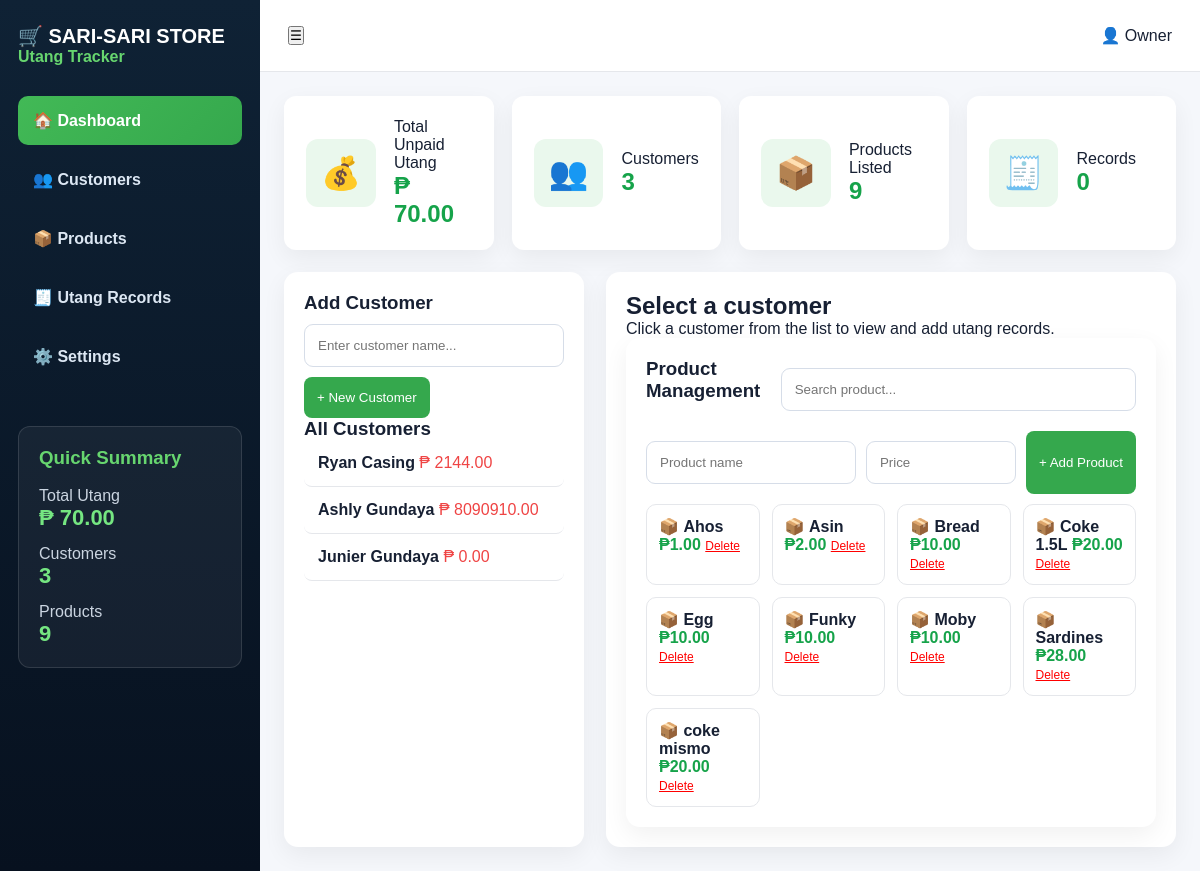
The app's page /customer/5 with its own data.
### tables this page shows
CREATE TABLE customers (
        id INTEGER PRIMARY KEY AUTOINCREMENT,
        name TEXT NOT NULL
    );

CREATE TABLE products (
        id INTEGER PRIMARY KEY AUTOINCREMENT,
        name TEXT NOT NULL,
        price REAL NOT NULL
    );

### app.py (the view)
@app.route("/customer/<int:id>")
@app.route("/customer/<int:id>")
def customer(id):
    conn = get_db()
    cursor = conn.cursor()
    customers = get_customers(cursor)
    cursor.execute("SELECT * FROM products ORDER BY name")
    products = cursor.fetchall()
    cursor.execute("SELECT * FROM customers WHERE id=?", (id,))
    selected_customer = cursor.fetchone()
    cursor.execute("SELECT * FROM utang WHERE customer_id=? ORDER BY id DESC", (id,))
    utang_list = cursor.fetchall()
    cursor.execute("""
        SELECT COALESCE(SUM(total), 0)
        FROM utang
        WHERE customer_id=? AND status='UNPAID'
    """, (id,))
    selected_total = cursor.fetchone()[0]
    cursor.execute("""
        SELECT COALESCE(SUM(total), 0)
        FROM utang
        WHERE status='UNPAID'
    """)
    total_utang = cursor.fetchone()[0]
    conn.close()
    return render_template(
        "index.html",
        customers=customers,
        products=products,
        total_utang=total_utang,
        selected_customer=selected_customer,
        utang_list=utang_list,
        selected_total=selected_total
    )

### app.py (called while the page is built)
def get_db():
    return sqlite3.connect("database.db")

def get_customers(cursor):
    cursor.execute("""
    SELECT customers.id, customers.name, COALESCE(SUM(utang.total), 0)
    FROM customers
    LEFT JOIN utang ON customers.id = utang.customer_id
    GROUP BY customers.id
    ORDER BY customers.id DESC
    """)
    return cursor.fetchall()

### templates/index.html (shortened to what this page needs)
<!DOCTYPE html>
<html lang="en">
<head>
  <link rel="stylesheet" href="{{ url_for('static', filename='style.css') }}">
</head>
<body>
<div class="app">
  <aside class="sidebar">
    <h2>🛒 SARI-SARI STORE</h2>
    <p>Utang Tracker</p>
    <nav>
      <a class="active">🏠 Dashboard</a>
      <a>👥 Customers</a>
      <a>📦 Products</a>
      <a>🧾 Utang Records</a>
      <a>⚙️ Settings</a>
    </nav>
    <div class="summary">
      <h3>Quick Summary</h3>
      <p>Total Utang</p>
      <strong>₱ {{ "%.2f"|format(total_utang) }}</strong>
      <p>Customers</p>
      <strong>{{ customers|length }}</strong>
      <p>Products</p>
      <strong>{{ products|length }}</strong>
    </div>
  </aside>
  <main class="main">
    <header class="topbar">
      <button>☰</button>
      <div>👤 Owner</div>
    </header>
    <section class="cards">
      <div class="stat">
        <span>💰</span>
        <div>
          <p>Total Unpaid Utang</p>
          <h2>₱ {{ "%.2f"|format(total_utang) }}</h2>
        </div>
      </div>
      <div class="stat">
        <span>👥</span>
        <div>
          <p>Customers</p>
          <h2>{{ customers|length }}</h2>
        </div>
      </div>
      <div class="stat">
        <span>📦</span>
        <div>
          <p>Products Listed</p>
          <h2>{{ products|length }}</h2>
        </div>
      </div>
      <div class="stat">
        <span>🧾</span>
        <div>
          <p>Records</p>
          <h2>{{ utang_list|length }}</h2>
        </div>
      </div>
    </section>
    <section class="content-grid">
      <div class="customer-panel">
        <h3>Add Customer</h3>
        <form action="/add-customer" method="POST">
          <input type="text" name="name" placeholder="Enter customer name..." required>
          <button class="green-btn" type="submit">+ New Customer</button>
        </form>
        <h3>All Customers</h3>
        {% if customers %}
          {% for customer in customers %}
            <a href="/customer/{{ customer[0] }}"
               class="customer {% if selected_customer and selected_customer[0] == customer[0] %}active-customer{% endif %}">
              <strong>{{ customer[1] }}</strong>
              <span>₱ {{ "%.2f"|format(customer[2]) }}</span>
            </a>
          {% endfor %}
        {% else %}
          <p class="empty">No customers yet.</p>
        {% endif %}
      </div>
      <div class="details">
        {% if selected_customer %}
          <div class="details-head">
            <div>
              <h2>{{ selected_customer[1] }}</h2>
              <p>Total Unpaid Utang: <b>₱ {{ "%.2f"|format(selected_total) }}</b></p>
            </div>
          </div>
          <table>
            <thead>
              <tr>
                <th>Date</th>
                <th>Item</th>
                <th>Qty</th>
                <th>Price</th>
                <th>Total</th>
                <th>Status</th>
                <th>Action</th>
              </tr>
            </thead>
            <tbody>
              {% if utang_list %}
                {% for u in utang_list %}
                  <tr>
                    <td>-</td>
                    <td>{{ u[2] }}</td>
                    <td>{{ u[3] }}</td>
                    <td>₱{{ "%.2f"|format(u[4]) }}</td>
                    <td>₱{{ "%.2f"|format(u[5]) }}</td>
                    <td>
                      <span class="badge {% if u[6] == 'PAID' %}paid{% else %}unpaid{% endif %}">
                        {{ u[6] }}
                      </span>
                    </td>
                                            <td>
                        {% if u[6] == 'UNPAID' %}
                            <a href="/mark-paid/{{ u[0] }}/{{ selected_customer[0] }}"
                            onclick="return confirm('Mark this item as paid?')">
                            ✅
                            </a>
                        {% else %}
                            <span class="paid-text">Paid</span>
                        {% endif %}
                        <a href="/edit-utang/{{ u[0] }}/{{ selected_customer[0] }}">✏️</a>
                        <a href="/delete-utang/{{ u[0] }}/{{ selected_customer[0] }}"
                            onclick="return confirm('Delete this utang record?')">
                            🗑️
                        </a>
                        </td>
                                        </tr>
                {% endfor %}
              {% else %}
                <tr>
                  <td colspan="7">No utang records yet.</td>
                </tr>
              {% endif %}
            </tbody>
          </table>
          <div class="total-row">
            TOTAL UNPAID UTANG: <strong>₱ {{ "%.2f"|format(selected_total) }}</strong>
          </div>
          <div class="form-card">
            <h3>Add New Utang</h3>
            <form action="/add-utang" method="POST">
              <input type="hidden" name="customer_id" value="{{ selected_customer[0] }}">
              <div class="form-grid">
                <select name="item_name" id="itemSelect" required>
                  <option value="">Select item...</option>
                  {% for product in products %}
                    <option value="{{ product[1] }}" data-price="{{ product[2] }}">
                      {{ product[1] }}
                    </option>
                  {% endfor %}
                </select>
                <input type="number" name="quantity" id="quantityInput" value="1" min="1" required>
                <input type="text" name="price" id="priceInput" placeholder="Price" readonly required>
                <input type="text" name="total" id="totalInput" placeholder="Total" readonly required>
                <button class="green-btn" type="submit">Save Utang</button>
              </div>
            </form>
            <small>* Total is computed automatically</small>
          </div>
        {% else %}
          <div class="empty-state">
            <h2>Select a customer</h2>
            <p>Click a customer from the list to view and add utang records.</p>
          </div>
        {% endif %}
        <div class="products">
          <div class="products-head">
            <h3>Product Management</h3>
            <input type="text" placeholder="Search product...">
          </div>
          <form action="/add-product" method="POST" class="product-form">
            <input type="text" name="name" placeholder="Product name" required>
            <input type="number" name="price" placeholder="Price" step="0.01" required>
            <button class="green-btn" type="submit">+ Add Product</button>
          </form>
          <div class="product-list">
            {% for product in products %}
              <div class="product">
                📦 <b>{{ product[1] }}</b>
                <span>₱{{ "%.2f"|format(product[2]) }}</span>
                <a href="/delete-product/{{ product[0] }}"
                   onclick="return confirm('Delete this product?')"
                   class="delete-product">
                  Delete
                </a>
              </div>
            {% endfor %}
          </div>
        </div>
      </div>
    </section>
  </main>
</div>
</body>
</html>

### static/style.css (style rules this page uses)
* { margin: 0; padding: 0; box-sizing: border-box; font-family: Arial, sans-serif; }
body { background: #f5f7fb; color: #172033; }
.app { display: grid; grid-template-columns: 260px 1fr; min-height: 100vh; }
.sidebar { background: linear-gradient(180deg, #0f2235, #07111f); color: white; padding: 24px 18px; }
.sidebar h2 { font-size: 20px; }
.sidebar > p { color: #67d66f; margin-bottom: 30px; font-weight: bold; }
.sidebar nav { display: grid; gap: 10px; }
.sidebar nav a { padding: 15px; border-radius: 10px; color: #dce7f3; font-weight: bold; }
.sidebar nav a.active, .sidebar nav a:hover { background: linear-gradient(135deg, #42b956, #35a84d); color: white; }
.summary { margin-top: 45px; padding: 20px; border: 1px solid rgba(255,255,255,0.12); border-radius: 12px; background: rgba(255,255,255,0.05); }
.summary h3 { color: #67d66f; margin-bottom: 18px; }
.summary p { color: #cbd5e1; margin-top: 14px; }
.summary strong { color: #75e681; font-size: 22px; }
.main { padding: 0 24px 24px; }
.topbar { height: 72px; background: white; margin: 0 -24px 24px; padding: 0 28px; display: flex; align-items: center; justify-content: space-between; border-bottom: 1px solid #e5e7eb; }
.cards { display: grid; grid-template-columns: repeat(4, 1fr); gap: 18px; margin-bottom: 22px; }
.stat { background: white; padding: 22px; border-radius: 12px; display: flex; gap: 18px; align-items: center; box-shadow: 0 8px 25px rgba(0,0,0,0.06); }
.stat span { font-size: 32px; background: #eaf8ed; padding: 15px; border-radius: 12px; }
.stat h2 { color: #16a34a; }
.content-grid { display: grid; grid-template-columns: 300px 1fr; gap: 22px; }
.customer-panel, .details, .form-card, .products { background: white; border-radius: 14px; padding: 20px; box-shadow: 0 8px 25px rgba(0,0,0,0.06); }
input, select { width: 100%; padding: 13px; border: 1px solid #d6dde8; border-radius: 9px; margin: 10px 0; }
.green-btn { background: #35a84d; color: white; border: none; padding: 13px; border-radius: 8px; cursor: pointer; }
.customer { display: block; text-decoration: none; color: inherit; padding: 14px; border-bottom: 1px solid #e5e7eb; border-radius: 8px; }
.customer span { color: #ef4444; }
.products-head { display: flex; justify-content: space-between; }
.product-list { display: grid; grid-template-columns: repeat(4, 1fr); gap: 12px; }
.product { border: 1px solid #e5e7eb; padding: 12px; border-radius: 10px; }
.product span { color: #16a34a; font-weight: bold; }
.product-form { display: grid; grid-template-columns: 1fr 150px auto; gap: 10px; margin: 10px 0; }
.delete-product { color: red; font-size: 12px; }

### records on screen
customers: name "Ryan Casing", customer "2144.00"
customers: name "Ashly Gundaya", customer "8090910.00"
customers: name "Junier Gundaya", customer "0.00"
products: name "Ahos", price "1.00"
products: name "Asin", price "2.00"
products: name "Bread", price "10.00"
products: name "Coke 1.5L", price "20.00"
products: name "Egg", price "10.00"
products: name "Funky", price "10.00"
products: name "Moby", price "10.00"
products: name "Sardines", price "28.00"
products: name "coke mismo", price "20.00"

### other values on screen
{{ "%.2f"|format(total_utang) }} "70.00"
{{ customers|length }} "3"
{{ products|length }} "9"
{{ utang_list|length }} "0"
